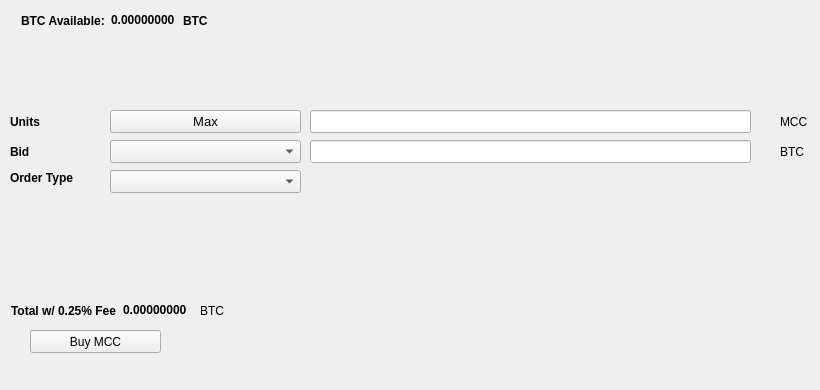
   <widget class="QWidget" name="BuyTab">
    <attribute name="title">
     <string>Buy</string>
    </attribute>
    <widget class="QPushButton" name="BuyMCC">
     <property name="geometry">
      <rect>
       <x>30</x>
       <y>330</y>
       <width>131</width>
       <height>23</height>
      </rect>
     </property>
     <property name="text">
      <string>Buy MCC</string>
     </property>
     <property name="icon">
      <iconset resource="../mcc.qrc">
       <normaloff>:/icons/bitcoin</normaloff>:/icons/bitcoin</iconset>
     </property>
    </widget>
    <widget class="QLabel" name="label_3">
     <property name="geometry">
      <rect>
       <x>10</x>
       <y>110</y>
       <width>46</width>
       <height>23</height>
      </rect>
     </property>
     <property name="font">
      <font>
       <weight>75</weight>
       <bold>true</bold>
      </font>
     </property>
     <property name="text">
      <string>Units</string>
     </property>
    </widget>
    <widget class="QLineEdit" name="UnitsInput">
     <property name="geometry">
      <rect>
       <x>310</x>
       <y>110</y>
       <width>441</width>
       <height>23</height>
      </rect>
     </property>
     <property name="font">
      <font>
       <pointsize>9</pointsize>
       <weight>75</weight>
       <bold>true</bold>
      </font>
     </property>
    </widget>
    <widget class="QLineEdit" name="BuyBidPriceEdit">
     <property name="geometry">
      <rect>
       <x>310</x>
       <y>140</y>
       <width>441</width>
       <height>23</height>
      </rect>
     </property>
     <property name="font">
      <font>
       <pointsize>9</pointsize>
       <weight>75</weight>
       <bold>true</bold>
      </font>
     </property>
    </widget>
    <widget class="QLabel" name="label_4">
     <property name="geometry">
      <rect>
       <x>780</x>
       <y>110</y>
       <width>31</width>
       <height>23</height>
      </rect>
     </property>
     <property name="text">
      <string>MCC</string>
     </property>
    </widget>
    <widget class="QLabel" name="label_5">
     <property name="geometry">
      <rect>
       <x>780</x>
       <y>140</y>
       <width>31</width>
       <height>23</height>
      </rect>
     </property>
     <property name="text">
      <string>BTC</string>
     </property>
    </widget>
    <widget class="QLabel" name="label_6">
     <property name="geometry">
      <rect>
       <x>10</x>
       <y>140</y>
       <width>46</width>
       <height>23</height>
      </rect>
     </property>
     <property name="font">
      <font>
       <weight>75</weight>
       <bold>true</bold>
      </font>
     </property>
     <property name="text">
      <string>Bid</string>
     </property>
    </widget>
    <widget class="QLabel" name="label_7">
     <property name="geometry">
      <rect>
       <x>10</x>
       <y>170</y>
       <width>91</width>
       <height>16</height>
      </rect>
     </property>
     <property name="font">
      <font>
       <weight>75</weight>
       <bold>true</bold>
      </font>
     </property>
     <property name="text">
      <string>Order Type</string>
     </property>
    </widget>
    <widget class="QPushButton" name="Buy_Max_Amount">
     <property name="geometry">
      <rect>
       <x>110</x>
       <y>110</y>
       <width>191</width>
       <height>23</height>
      </rect>
     </property>
     <property name="font">
      <font>
       <pointsize>10</pointsize>
      </font>
     </property>
     <property name="text">
      <string>Max</string>
     </property>
    </widget>
    <widget class="QComboBox" name="BuyBidcomboBox">
     <property name="geometry">
      <rect>
       <x>110</x>
       <y>140</y>
       <width>191</width>
       <height>23</height>
      </rect>
     </property>
     <property name="font">
      <font>
       <pointsize>10</pointsize>
      </font>
     </property>
    </widget>
    <widget class="QComboBox" name="buyOrdertypeCombo">
     <property name="geometry">
      <rect>
       <x>110</x>
       <y>170</y>
       <width>191</width>
       <height>23</height>
      </rect>
     </property>
     <property name="font">
      <font>
       <pointsize>10</pointsize>
      </font>
     </property>
    </widget>
    <widget class="QWidget" name="layoutWidget1">
     <property name="geometry">
      <rect>
       <x>21</x>
       <y>11</y>
       <width>227</width>
       <height>19</height>
      </rect>
     </property>
     <layout class="QHBoxLayout" name="horizontalLayout_3">
      <item>
       <widget class="QLabel" name="label232">
        <property name="font">
         <font>
          <weight>75</weight>
          <bold>true</bold>
         </font>
        </property>
        <property name="text">
         <string>BTC Available:</string>
        </property>
       </widget>
      </item>
      <item>
       <widget class="QLabel" name="BtcAvailableLbl">
        <property name="palette">
         <palette>
          <active>
           <colorrole role="WindowText">
            <brush brushstyle="SolidPattern">
             <color alpha="255">
              <red>0</red>
              <green>0</green>
              <blue>0</blue>
             </color>
            </brush>
           </colorrole>
           <colorrole role="Button">
            <brush brushstyle="SolidPattern">
             <color alpha="255">
              <red>0</red>
              <green>170</green>
              <blue>0</blue>
             </color>
            </brush>
           </colorrole>
           <colorrole role="Light">
            <brush brushstyle="SolidPattern">
             <color alpha="255">
              <red>0</red>
              <green>255</green>
              <blue>0</blue>
             </color>
            </brush>
           </colorrole>
           <colorrole role="Midlight">
            <brush brushstyle="SolidPattern">
             <color alpha="255">
              <red>0</red>
              <green>212</green>
              <blue>0</blue>
             </color>
            </brush>
           </colorrole>
           <colorrole role="Dark">
            <brush brushstyle="SolidPattern">
             <color alpha="255">
              <red>0</red>
              <green>85</green>
              <blue>0</blue>
             </color>
            </brush>
           </colorrole>
           <colorrole role="Mid">
            <brush brushstyle="SolidPattern">
             <color alpha="255">
              <red>0</red>
              <green>113</green>
              <blue>0</blue>
             </color>
            </brush>
           </colorrole>
           <colorrole role="Text">
            <brush brushstyle="SolidPattern">
             <color alpha="255">
              <red>0</red>
              <green>170</green>
              <blue>0</blue>
             </color>
            </brush>
           </colorrole>
           <colorrole role="BrightText">
            <brush brushstyle="SolidPattern">
             <color alpha="255">
              <red>255</red>
              <green>255</green>
              <blue>255</blue>
             </color>
            </brush>
           </colorrole>
           <colorrole role="ButtonText">
            <brush brushstyle="SolidPattern">
             <color alpha="255">
              <red>0</red>
              <green>0</green>
              <blue>0</blue>
             </color>
            </brush>
           </colorrole>
           <colorrole role="Base">
            <brush brushstyle="SolidPattern">
             <color alpha="255">
              <red>255</red>
              <green>255</green>
              <blue>255</blue>
             </color>
            </brush>
           </colorrole>
           <colorrole role="Window">
            <brush brushstyle="SolidPattern">
             <color alpha="255">
              <red>0</red>
              <green>170</green>
              <blue>0</blue>
             </color>
            </brush>
           </colorrole>
           <colorrole role="Shadow">
            <brush brushstyle="SolidPattern">
             <color alpha="255">
              <red>0</red>
              <green>0</green>
              <blue>0</blue>
             </color>
            </brush>
           </colorrole>
           <colorrole role="AlternateBase">
            <brush brushstyle="SolidPattern">
             <color alpha="255">
              <red>127</red>
              <green>212</green>
              <blue>127</blue>
             </color>
            </brush>
           </colorrole>
           <colorrole role="ToolTipBase">
            <brush brushstyle="SolidPattern">
             <color alpha="255">
              <red>255</red>
              <green>255</green>
              <blue>220</blue>
             </color>
            </brush>
           </colorrole>
           <colorrole role="ToolTipText">
            <brush brushstyle="SolidPattern">
             <color alpha="255">
              <red>0</red>
              <green>0</green>
              <blue>0</blue>
             </color>
            </brush>
           </colorrole>
          </active>
          <inactive>
           <colorrole role="WindowText">
            <brush brushstyle="SolidPattern">
             <color alpha="255">
              <red>0</red>
              <green>0</green>
              <blue>0</blue>
             </color>
            </brush>
           </colorrole>
           <colorrole role="Button">
            <brush brushstyle="SolidPattern">
             <color alpha="255">
              <red>0</red>
              <green>170</green>
              <blue>0</blue>
             </color>
            </brush>
           </colorrole>
           <colorrole role="Light">
            <brush brushstyle="SolidPattern">
             <color alpha="255">
              <red>0</red>
              <green>255</green>
              <blue>0</blue>
             </color>
            </brush>
           </colorrole>
           <colorrole role="Midlight">
            <brush brushstyle="SolidPattern">
             <color alpha="255">
              <red>0</red>
              <green>212</green>
              <blue>0</blue>
             </color>
            </brush>
           </colorrole>
           <colorrole role="Dark">
            <brush brushstyle="SolidPattern">
             <color alpha="255">
              <red>0</red>
              <green>85</green>
              <blue>0</blue>
             </color>
            </brush>
           </colorrole>
           <colorrole role="Mid">
            <brush brushstyle="SolidPattern">
             <color alpha="255">
              <red>0</red>
              <green>113</green>
              <blue>0</blue>
             </color>
            </brush>
           </colorrole>
           <colorrole role="Text">
            <brush brushstyle="SolidPattern">
             <color alpha="255">
              <red>0</red>
              <green>170</green>
              <blue>0</blue>
             </color>
            </brush>
           </colorrole>
           <colorrole role="BrightText">
            <brush brushstyle="SolidPattern">
             <color alpha="255">
              <red>255</red>
              <green>255</green>
              <blue>255</blue>
             </color>
            </brush>
           </colorrole>
           <colorrole role="ButtonText">
            <brush brushstyle="SolidPattern">
             <color alpha="255">
              <red>0</red>
              <green>0</green>
              <blue>0</blue>
             </color>
            </brush>
           </colorrole>
           <colorrole role="Base">
            <brush brushstyle="SolidPattern">
             <color alpha="255">
              <red>255</red>
              <green>255</green>
              <blue>255</blue>
             </color>
            </brush>
           </colorrole>
           <colorrole role="Window">
            <brush brushstyle="SolidPattern">
             <color alpha="255">
              <red>0</red>
              <green>170</green>
              <blue>0</blue>
             </color>
            </brush>
           </colorrole>
           <colorrole role="Shadow">
            <brush brushstyle="SolidPattern">
             <color alpha="255">
              <red>0</red>
              <green>0</green>
              <blue>0</blue>
             </color>
            </brush>
           </colorrole>
           <colorrole role="AlternateBase">
            <brush brushstyle="SolidPattern">
             <color alpha="255">
              <red>127</red>
              <green>212</green>
              <blue>127</blue>
             </color>
            </brush>
           </colorrole>
           <colorrole role="ToolTipBase">
            <brush brushstyle="SolidPattern">
             <color alpha="255">
              <red>255</red>
              <green>255</green>
              <blue>220</blue>
             </color>
            </brush>
           </colorrole>
           <colorrole role="ToolTipText">
            <brush brushstyle="SolidPattern">
             <color alpha="255">
              <red>0</red>
              <green>0</green>
              <blue>0</blue>
             </color>
            </brush>
           </colorrole>
          </inactive>
          <disabled>
           <colorrole role="WindowText">
            <brush brushstyle="SolidPattern">
             <color alpha="255">
              <red>0</red>
              <green>85</green>
              <blue>0</blue>
             </color>
            </brush>
           </colorrole>
           <colorrole role="Button">
            <brush brushstyle="SolidPattern">
             <color alpha="255">
              <red>0</red>
              <green>170</green>
              <blue>0</blue>
             </color>
            </brush>
           </colorrole>
           <colorrole role="Light">
            <brush brushstyle="SolidPattern">
             <color alpha="255">
              <red>0</red>
              <green>255</green>
              <blue>0</blue>
             </color>
            </brush>
           </colorrole>
           <colorrole role="Midlight">
            <brush brushstyle="SolidPattern">
             <color alpha="255">
              <red>0</red>
              <green>212</green>
              <blue>0</blue>
             </color>
            </brush>
           </colorrole>
           <colorrole role="Dark">
            <brush brushstyle="SolidPattern">
             <color alpha="255">
              <red>0</red>
              <green>85</green>
              <blue>0</blue>
             </color>
            </brush>
           </colorrole>
           <colorrole role="Mid">
            <brush brushstyle="SolidPattern">
             <color alpha="255">
              <red>0</red>
              <green>113</green>
              <blue>0</blue>
             </color>
            </brush>
           </colorrole>
           <colorrole role="Text">
            <brush brushstyle="SolidPattern">
             <color alpha="255">
              <red>0</red>
              <green>85</green>
              <blue>0</blue>
             </color>
            </brush>
           </colorrole>
           <colorrole role="BrightText">
            <brush brushstyle="SolidPattern">
             <color alpha="255">
              <red>255</red>
              <green>255</green>
              <blue>255</blue>
             </color>
            </brush>
           </colorrole>
           <colorrole role="ButtonText">
            <brush brushstyle="SolidPattern">
             <color alpha="255">
              <red>0</red>
              <green>85</green>
              <blue>0</blue>
             </color>
            </brush>
           </colorrole>
           <colorrole role="Base">
            <brush brushstyle="SolidPattern">
             <color alpha="255">
              <red>0</red>
              <green>170</green>
              <blue>0</blue>
             </color>
            </brush>
           </colorrole>
           <colorrole role="Window">
            <brush brushstyle="SolidPattern">
             <color alpha="255">
              <red>0</red>
              <green>170</green>
              <blue>0</blue>
             </color>
            </brush>
           </colorrole>
           <colorrole role="Shadow">
            <brush brushstyle="SolidPattern">
             <color alpha="255">
              <red>0</red>
              <green>0</green>
              <blue>0</blue>
             </color>
            </brush>
           </colorrole>
           <colorrole role="AlternateBase">
            <brush brushstyle="SolidPattern">
             <color alpha="255">
              <red>0</red>
              <green>170</green>
              <blue>0</blue>
             </color>
            </brush>
           </colorrole>
           <colorrole role="ToolTipBase">
            <brush brushstyle="SolidPattern">
             <color alpha="255">
              <red>255</red>
              <green>255</green>
              <blue>220</blue>
             </color>
            </brush>
           </colorrole>
           <colorrole role="ToolTipText">
            <brush brushstyle="SolidPattern">
             <color alpha="255">
              <red>0</red>
              <green>0</green>
              <blue>0</blue>
             </color>
            </brush>
           </colorrole>
          </disabled>
         </palette>
        </property>
        <property name="font">
         <font>
          <weight>75</weight>
          <bold>true</bold>
         </font>
        </property>
        <property name="text">
         <string>0.00000000</string>
        </property>
        <property name="textInteractionFlags">
         <set>Qt::LinksAccessibleByMouse|Qt::TextSelectableByKeyboard|Qt::TextSelectableByMouse</set>
        </property>
       </widget>
      </item>
      <item>
       <widget class="QLabel" name="BtcAvailableLbl_2">
        <property name="font">
         <font>
          <weight>75</weight>
          <bold>true</bold>
         </font>
        </property>
        <property name="text">
         <string>BTC</string>
        </property>
       </widget>
      </item>
     </layout>
    </widget>
    <widget class="QWidget" name="layoutWidge2">
     <property name="geometry">
      <rect>
       <x>11</x>
       <y>301</y>
       <width>259</width>
       <height>19</height>
      </rect>
     </property>
     <layout class="QHBoxLayout" name="horizontalLayout_4">
      <item>
       <widget class="QLabel" name="label_9">
        <property name="font">
         <font>
          <weight>75</weight>
          <bold>true</bold>
         </font>
        </property>
        <property name="text">
         <string>Total w/ 0.25% Fee</string>
        </property>
       </widget>
      </item>
      <item>
       <widget class="QLabel" name="BuyCostLabel">
        <property name="palette">
         <palette>
          <active>
           <colorrole role="WindowText">
            <brush brushstyle="SolidPattern">
             <color alpha="255">
              <red>0</red>
              <green>0</green>
              <blue>0</blue>
             </color>
            </brush>
           </colorrole>
           <colorrole role="Button">
            <brush brushstyle="SolidPattern">
             <color alpha="255">
              <red>0</red>
              <green>170</green>
              <blue>0</blue>
             </color>
            </brush>
           </colorrole>
           <colorrole role="Light">
            <brush brushstyle="SolidPattern">
             <color alpha="255">
              <red>0</red>
              <green>255</green>
              <blue>0</blue>
             </color>
            </brush>
           </colorrole>
           <colorrole role="Midlight">
            <brush brushstyle="SolidPattern">
             <color alpha="255">
              <red>0</red>
              <green>212</green>
              <blue>0</blue>
             </color>
            </brush>
           </colorrole>
           <colorrole role="Dark">
            <brush brushstyle="SolidPattern">
             <color alpha="255">
              <red>0</red>
              <green>85</green>
              <blue>0</blue>
             </color>
            </brush>
           </colorrole>
           <colorrole role="Mid">
            <brush brushstyle="SolidPattern">
             <color alpha="255">
              <red>0</red>
              <green>113</green>
              <blue>0</blue>
             </color>
            </brush>
           </colorrole>
           <colorrole role="Text">
            <brush brushstyle="SolidPattern">
             <color alpha="255">
              <red>0</red>
              <green>170</green>
              <blue>0</blue>
             </color>
            </brush>
           </colorrole>
           <colorrole role="BrightText">
            <brush brushstyle="SolidPattern">
             <color alpha="255">
              <red>255</red>
              <green>255</green>
              <blue>255</blue>
             </color>
            </brush>
           </colorrole>
           <colorrole role="ButtonText">
            <brush brushstyle="SolidPattern">
             <color alpha="255">
              <red>0</red>
              <green>0</green>
              <blue>0</blue>
             </color>
            </brush>
           </colorrole>
           <colorrole role="Base">
            <brush brushstyle="SolidPattern">
             <color alpha="255">
              <red>255</red>
              <green>255</green>
              <blue>255</blue>
             </color>
            </brush>
           </colorrole>
           <colorrole role="Window">
            <brush brushstyle="SolidPattern">
             <color alpha="255">
              <red>0</red>
              <green>170</green>
              <blue>0</blue>
             </color>
            </brush>
           </colorrole>
           <colorrole role="Shadow">
            <brush brushstyle="SolidPattern">
             <color alpha="255">
              <red>0</red>
              <green>0</green>
              <blue>0</blue>
             </color>
            </brush>
           </colorrole>
           <colorrole role="AlternateBase">
            <brush brushstyle="SolidPattern">
             <color alpha="255">
              <red>127</red>
              <green>212</green>
              <blue>127</blue>
             </color>
            </brush>
           </colorrole>
           <colorrole role="ToolTipBase">
            <brush brushstyle="SolidPattern">
             <color alpha="255">
              <red>255</red>
              <green>255</green>
              <blue>220</blue>
             </color>
            </brush>
           </colorrole>
           <colorrole role="ToolTipText">
            <brush brushstyle="SolidPattern">
             <color alpha="255">
              <red>0</red>
              <green>0</green>
              <blue>0</blue>
             </color>
            </brush>
           </colorrole>
          </active>
          <inactive>
           <colorrole role="WindowText">
            <brush brushstyle="SolidPattern">
             <color alpha="255">
              <red>0</red>
              <green>0</green>
              <blue>0</blue>
             </color>
            </brush>
           </colorrole>
           <colorrole role="Button">
            <brush brushstyle="SolidPattern">
             <color alpha="255">
              <red>0</red>
              <green>170</green>
              <blue>0</blue>
             </color>
            </brush>
           </colorrole>
           <colorrole role="Light">
            <brush brushstyle="SolidPattern">
             <color alpha="255">
              <red>0</red>
              <green>255</green>
              <blue>0</blue>
             </color>
            </brush>
           </colorrole>
           <colorrole role="Midlight">
            <brush brushstyle="SolidPattern">
             <color alpha="255">
              <red>0</red>
              <green>212</green>
              <blue>0</blue>
             </color>
            </brush>
           </colorrole>
           <colorrole role="Dark">
            <brush brushstyle="SolidPattern">
             <color alpha="255">
              <red>0</red>
              <green>85</green>
              <blue>0</blue>
             </color>
            </brush>
           </colorrole>
           <colorrole role="Mid">
            <brush brushstyle="SolidPattern">
             <color alpha="255">
              <red>0</red>
              <green>113</green>
              <blue>0</blue>
             </color>
            </brush>
           </colorrole>
           <colorrole role="Text">
            <brush brushstyle="SolidPattern">
             <color alpha="255">
              <red>0</red>
              <green>170</green>
              <blue>0</blue>
             </color>
            </brush>
           </colorrole>
           <colorrole role="BrightText">
            <brush brushstyle="SolidPattern">
             <color alpha="255">
              <red>255</red>
              <green>255</green>
              <blue>255</blue>
             </color>
            </brush>
           </colorrole>
           <colorrole role="ButtonText">
            <brush brushstyle="SolidPattern">
             <color alpha="255">
              <red>0</red>
              <green>0</green>
              <blue>0</blue>
             </color>
            </brush>
           </colorrole>
           <colorrole role="Base">
            <brush brushstyle="SolidPattern">
             <color alpha="255">
              <red>255</red>
              <green>255</green>
              <blue>255</blue>
             </color>
            </brush>
           </colorrole>
           <colorrole role="Window">
            <brush brushstyle="SolidPattern">
             <color alpha="255">
              <red>0</red>
              <green>170</green>
              <blue>0</blue>
             </color>
            </brush>
           </colorrole>
           <colorrole role="Shadow">
            <brush brushstyle="SolidPattern">
             <color alpha="255">
              <red>0</red>
              <green>0</green>
              <blue>0</blue>
             </color>
            </brush>
           </colorrole>
           <colorrole role="AlternateBase">
            <brush brushstyle="SolidPattern">
             <color alpha="255">
              <red>127</red>
              <green>212</green>
              <blue>127</blue>
             </color>
            </brush>
           </colorrole>
           <colorrole role="ToolTipBase">
            <brush brushstyle="SolidPattern">
             <color alpha="255">
              <red>255</red>
              <green>255</green>
              <blue>220</blue>
             </color>
            </brush>
           </colorrole>
           <colorrole role="ToolTipText">
            <brush brushstyle="SolidPattern">
             <color alpha="255">
              <red>0</red>
              <green>0</green>
              <blue>0</blue>
             </color>
            </brush>
           </colorrole>
          </inactive>
          <disabled>
           <colorrole role="WindowText">
            <brush brushstyle="SolidPattern">
             <color alpha="255">
              <red>0</red>
              <green>85</green>
              <blue>0</blue>
             </color>
            </brush>
           </colorrole>
           <colorrole role="Button">
            <brush brushstyle="SolidPattern">
             <color alpha="255">
              <red>0</red>
              <green>170</green>
              <blue>0</blue>
             </color>
            </brush>
           </colorrole>
           <colorrole role="Light">
            <brush brushstyle="SolidPattern">
             <color alpha="255">
              <red>0</red>
              <green>255</green>
              <blue>0</blue>
             </color>
            </brush>
           </colorrole>
           <colorrole role="Midlight">
            <brush brushstyle="SolidPattern">
             <color alpha="255">
              <red>0</red>
              <green>212</green>
              <blue>0</blue>
             </color>
            </brush>
           </colorrole>
           <colorrole role="Dark">
            <brush brushstyle="SolidPattern">
             <color alpha="255">
              <red>0</red>
              <green>85</green>
              <blue>0</blue>
             </color>
            </brush>
           </colorrole>
           <colorrole role="Mid">
            <brush brushstyle="SolidPattern">
             <color alpha="255">
              <red>0</red>
              <green>113</green>
              <blue>0</blue>
             </color>
            </brush>
           </colorrole>
           <colorrole role="Text">
            <brush brushstyle="SolidPattern">
             <color alpha="255">
              <red>0</red>
              <green>85</green>
              <blue>0</blue>
             </color>
            </brush>
           </colorrole>
           <colorrole role="BrightText">
            <brush brushstyle="SolidPattern">
             <color alpha="255">
              <red>255</red>
              <green>255</green>
              <blue>255</blue>
             </color>
            </brush>
           </colorrole>
           <colorrole role="ButtonText">
            <brush brushstyle="SolidPattern">
             <color alpha="255">
              <red>0</red>
              <green>85</green>
              <blue>0</blue>
             </color>
            </brush>
           </colorrole>
           <colorrole role="Base">
            <brush brushstyle="SolidPattern">
             <color alpha="255">
              <red>0</red>
              <green>170</green>
              <blue>0</blue>
             </color>
            </brush>
           </colorrole>
           <colorrole role="Window">
            <brush brushstyle="SolidPattern">
             <color alpha="255">
              <red>0</red>
              <green>170</green>
              <blue>0</blue>
             </color>
            </brush>
           </colorrole>
           <colorrole role="Shadow">
            <brush brushstyle="SolidPattern">
             <color alpha="255">
              <red>0</red>
              <green>0</green>
              <blue>0</blue>
             </color>
            </brush>
           </colorrole>
           <colorrole role="AlternateBase">
            <brush brushstyle="SolidPattern">
             <color alpha="255">
              <red>0</red>
              <green>170</green>
              <blue>0</blue>
             </color>
            </brush>
           </colorrole>
           <colorrole role="ToolTipBase">
            <brush brushstyle="SolidPattern">
             <color alpha="255">
              <red>255</red>
              <green>255</green>
              <blue>220</blue>
             </color>
            </brush>
           </colorrole>
           <colorrole role="ToolTipText">
            <brush brushstyle="SolidPattern">
             <color alpha="255">
              <red>0</red>
              <green>0</green>
              <blue>0</blue>
             </color>
            </brush>
           </colorrole>
          </disabled>
         </palette>
        </property>
        <property name="font">
         <font>
          <weight>75</weight>
          <bold>true</bold>
         </font>
        </property>
        <property name="autoFillBackground">
         <bool>false</bool>
        </property>
        <property name="text">
         <string>0.00000000</string>
        </property>
        <property name="textInteractionFlags">
         <set>Qt::LinksAccessibleByMouse|Qt::TextSelectableByMouse</set>
        </property>
       </widget>
      </item>
      <item>
       <widget class="QLabel" name="label_10">
        <property name="font">
         <font>
          <weight>50</weight>
          <bold>false</bold>
         </font>
        </property>
        <property name="text">
         <string>BTC</string>
        </property>
       </widget>
      </item>
     </layout>
    </widget>
    <widget class="QLabel" name="label_24">
     <property name="geometry">
      <rect>
       <x>460</x>
       <y>300</y>
       <width>281</width>
       <height>81</height>
      </rect>
     </property>
     <property name="text">
      <string/>
     </property>
     <property name="pixmap">
      <pixmap>:/images/bittrex</pixmap>
     </property>
    </widget>
   </widget>
